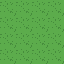

Below is a game level as drawn by its tile map, then a one-line description and the .tmx file that defines it, in full:
An orthogonal 4x4 tile map with 16x16 px tiles, 1 tile layer (ground) and 5 objects (warp, npc, trigger, sign, item).

<map version="1.10" tiledversion="1.10.2" orientation="orthogonal" renderorder="right-down" width="4" height="4" tilewidth="16" tileheight="16" infinite="0" nextlayerid="3" nextobjectid="6">
 <tileset firstgid="1" source="../tilesets/overworld.tsx" />
 <layer id="1" name="ground" width="4" height="4">
  <data encoding="csv">
1,1,1,1,
1,1,1,1,
1,1,1,1,
1,1,1,1
</data>
 </layer>
 <objectgroup id="2" name="objects">
  <object id="1" type="warp" x="0" y="0" width="16" height="16">
   <properties>
    <property name="to_map" value="cave" />
    <property name="to_x" type="int" value="1" />
    <property name="to_y" type="int" value="1" />
   </properties>
  </object>
  <object id="2" name="keeper" type="npc" x="16" y="16" width="16" height="16">
   <properties>
    <property name="script" value="maps/town.lua:keeper" />
   </properties>
  </object>
  <object id="3" name="intro" type="trigger" x="32" y="0" width="16" height="16">
   <properties>
    <property name="on_enter" value="intro" />
    <property name="once" type="bool" value="true" />
   </properties>
  </object>
  <object id="4" type="sign" x="48" y="0" width="16" height="16">
   <properties>
    <property name="text" value="text:sign.missing" />
   </properties>
  </object>
  <object id="5" type="item" x="48" y="32" width="16" height="16">
   <properties>
    <property name="item" value="potion" />
   </properties>
  </object>
 </objectgroup>
</map>
